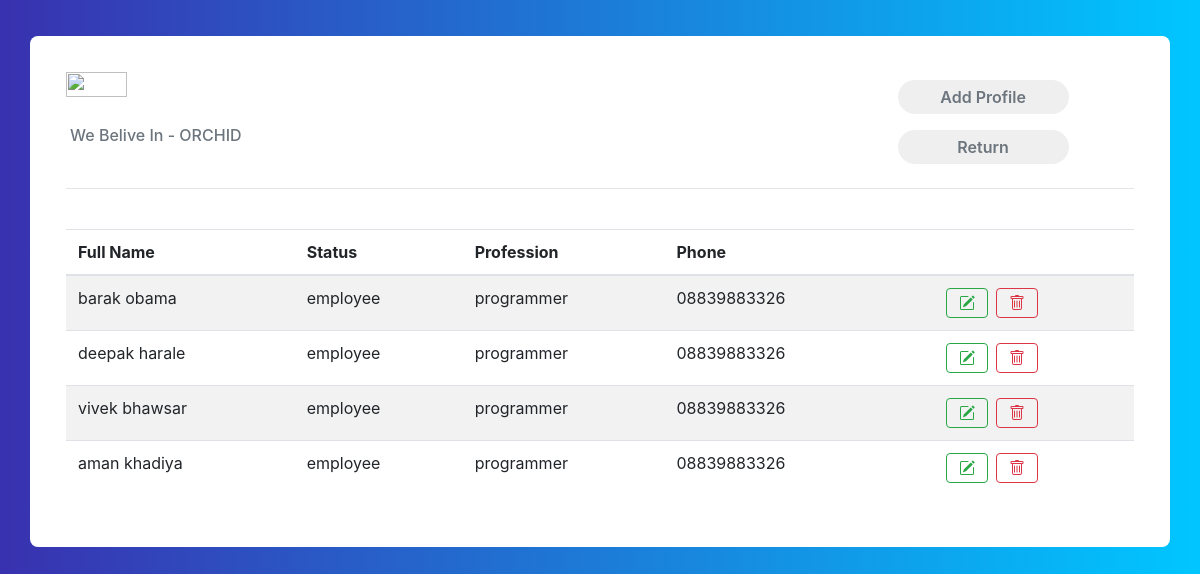
/profiles/, run on the app's committed database.
### core/models.py (models this page shows, shortened)
class Profile(models.Model):
    first_name = models.CharField(max_length=70)
    last_name = models.CharField(max_length=70)
    date = models.DateField()
    phone = models.BigIntegerField()
    email = models.EmailField()
    ranking = models.IntegerField()
    profession = models.CharField(max_length=200)
    status = models.CharField(choices=types,max_length=20,null=True,blank=False,default='employee')
    present = models.BooleanField(default=False)
    image = models.ImageField()
    updated = models.DateTimeField(auto_now=True)
    shift = models.TimeField()

### core/views.py (the view)
# urls.py: path('profiles/', profiles, name= 'profiles'),
def profiles(request):
    profiles = Profile.objects.all()
    context = {
        'profiles': profiles
    }
    return render(request, 'core/profiles.html', context)

### core/templates/core/profiles.html (shortened to what this page needs)
{% extends "core/base.html" %}
{% load static %}
{% block content %}
<div class="container emp-profile">
    <div class="row">
        <div class="col-md-3">
            <img src="https://th.bing.com/th/id/OIP.Yql8H6mlMuOG2OjbBipmxQHaHa?pid=ImgDet&rs=1" alt="" width="50%">
            <h6 class="text-muted p-1"> We Belive In - ORCHID</h6>
        </div>
        <div class="col-md-6">
        </div>
        <div class="col-md-3">
            <a href="{% url 'add_profile' %}"><input type="submit" class="profile-edit-btn m-2 " name="btnAddMore"
                    value="Add Profile" /></a>
            <a   href="{% url 'index' %}"><input type="submit" class="profile-edit-btn m-2 "
                        name="btnAddMore" value="Return" /></a>
        </div>
    </div>
    <hr>
    <div class="tab-content" id="myTabContent">
        <br>
        <table class="table table-striped ">
            <thead>
                <tr>
                    <th scope="col">Full Name</th>
                    <th scope="col">Status</th>
                    <th scope="col">Profession</th>
                    <th scope="col">Phone</th>
                    <th scope="col"> </th>
                    <th scope="col"> </th>
                </tr>
            </thead>
            <tbody>
                {% for profile in profiles %}
                <tr>
                    <td>{{profile.first_name}} {{profile.last_name}}</td>
                    <td>{{profile.status}}</td>
                    <td>{{profile.profession}}</td>
                    <td>0{{profile.phone}}</td>
                    <td></td>
                    <td>
                        <div class="btn-group btn-group-toggle">
                            <a href="{% url 'edit_profile' profile.id %}">
                                <button type="button" class="btn btn-outline-success mr-1">
                                </button>
                            </a>
                            <a href="{% url 'delete_profile' profile.id %}">
                                <button type="button" class="btn btn-outline-danger ml-1">
                                </button>
                            </a>
                        </div>
                    </td>
                </tr>
                {% endfor%}
            </tbody>
        </table>
    </div>
</div>
{% endblock content %}

### static/css/details.css (style rules this page uses)
.emp-profile { padding: 3%; margin-top: 3%; margin-bottom: 3%; border-radius: 0.5rem; background: #fff; }
.profile-edit-btn { border: none; border-radius: 1.5rem; width: 70%; padding: 2%; font-weight: 600; color: #6c757d; cursor: pointer; }

### static/css/body.css (style rules this page uses)
body { background: -webkit-linear-gradient(left, #3931af, #00c6ff); }

### data on the page
Profile: first_name "barak", last_name "obama", status "employee", profession "programmer", phone "8839883326"
Profile: first_name "deepak", last_name "harale", status "employee", profession "programmer", phone "8839883326"
Profile: first_name "vivek", last_name "bhawsar", status "employee", profession "programmer", phone "8839883326"
Profile: first_name "aman", last_name "khadiya", status "employee", profession "programmer", phone "8839883326"
